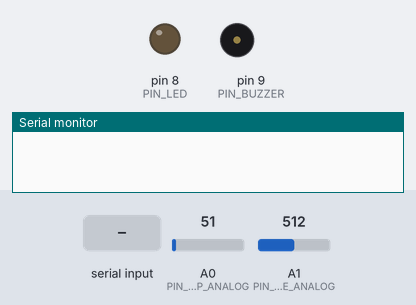
A sketch run on a simulated Arduino Uno, built with avr-gcc and run on an emulated ATmega328P. Shown: output pins drawn as LEDs (lit = HIGH), buzzer (waves = sounding, pin HIGH), the last lines printed to the serial monitor. Inputs (shaded band) come from the test bench; at power-on: A0 (PIN_TEMP_ANALOG) = 51, A1 (PIN_SMOKE_ANALOG) = 512.

Above: at 1.2 s.
1.3 s: "CMD:ALARM:ON\n" received over Serial
At 2.0 s:
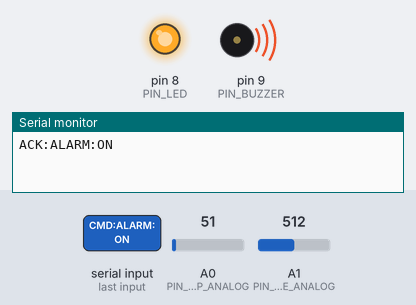
2.8 s: A0 (PIN_TEMP_ANALOG) set to 92
4.3 s: A0 (PIN_TEMP_ANALOG) set to 110
9.5 s: A1 (PIN_SMOKE_ANALOG) set to 584
11.0 s: A1 (PIN_SMOKE_ANALOG) set to 613
15.5 s: "CMD:ALARM:OFF\n" received over Serial
At 16.4 s:
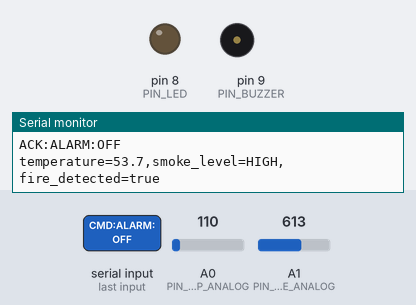
Timing chart, 0 to 18.0 s (numbered marks = the images above; inputs shaded):
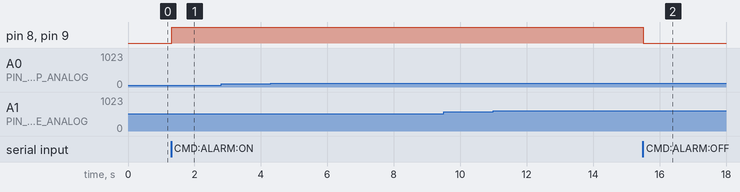

The sketch:

node1.ino
```cpp
#include <Arduino.h>

const int PIN_TEMP_ANALOG = A0;  // Using standard analog temp or LDR
const int PIN_SMOKE_ANALOG = A1; // Photoresistor / smoke simulator
const int PIN_LED = 8;
const int PIN_BUZZER = 9;

unsigned long lastTelemetry = 0;
const unsigned long INTERVAL = 2000;

void setup() {
  Serial.begin(9600);
  pinMode(PIN_LED, OUTPUT);
  pinMode(PIN_BUZZER, OUTPUT);
  digitalWrite(PIN_LED, LOW);
  digitalWrite(PIN_BUZZER, LOW);
}

void loop() {
  // 1. Process Remote RPC / Actuator Commands from Edge
  if (Serial.available() > 0) {
    String cmd = Serial.readStringUntil('\n');
    cmd.trim();
    if (cmd == "CMD:ALARM:ON") {
      digitalWrite(PIN_LED, HIGH);
      digitalWrite(PIN_BUZZER, HIGH);
      Serial.println("ACK:ALARM:ON");
    } else if (cmd == "CMD:ALARM:OFF") {
      digitalWrite(PIN_LED, LOW);
      digitalWrite(PIN_BUZZER, LOW);
      Serial.println("ACK:ALARM:OFF");
    }
  }

  // 2. Transmit Sensor Telemetry
  if (millis() - lastTelemetry >= INTERVAL) {
    lastTelemetry = millis();

    // Read and map analog sensors (or use DHT library)
    int rawTemp = analogRead(PIN_TEMP_ANALOG);
    float temperature = (rawTemp * 5.0 / 1024.0) * 100.0; // Scaled to °C (e.g. LM35)
    if (temperature > 80.0 || temperature < 0.0) temperature = 24.5; // Baseline clamp

    int rawSmoke = analogRead(PIN_SMOKE_ANALOG);
    String smokeLevel = (rawSmoke > 600) ? "HIGH" : ((rawSmoke > 300) ? "MEDIUM" : "LOW");
    bool fireDetected = (smokeLevel == "HIGH" || temperature > 50.0);

    // Contract format: temperature=XX.X,smoke_level=LOW,fire_detected=false
    Serial.print("temperature=");
    Serial.print(temperature, 1);
    Serial.print(",smoke_level=");
    Serial.print(smokeLevel);
    Serial.print(",fire_detected=");
    Serial.println(fireDetected ? "true" : "false");
  }
}
```

Measured:
- after the input at 1.3 s, pin 8 (PIN_LED), pin 9 (PIN_BUZZER): LOW → HIGH at once
- after the input at 15.5 s, pin 8 (PIN_LED), pin 9 (PIN_BUZZER): HIGH → LOW at once
